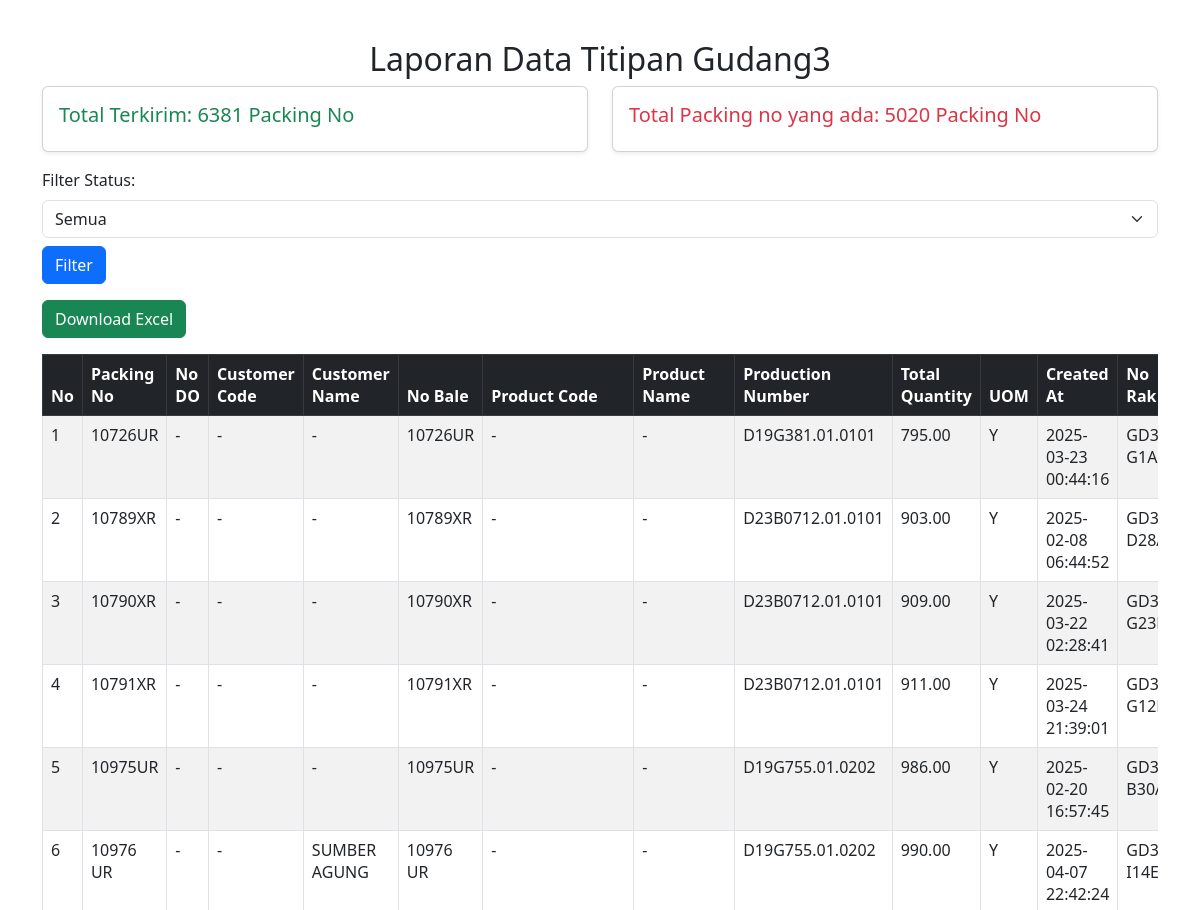
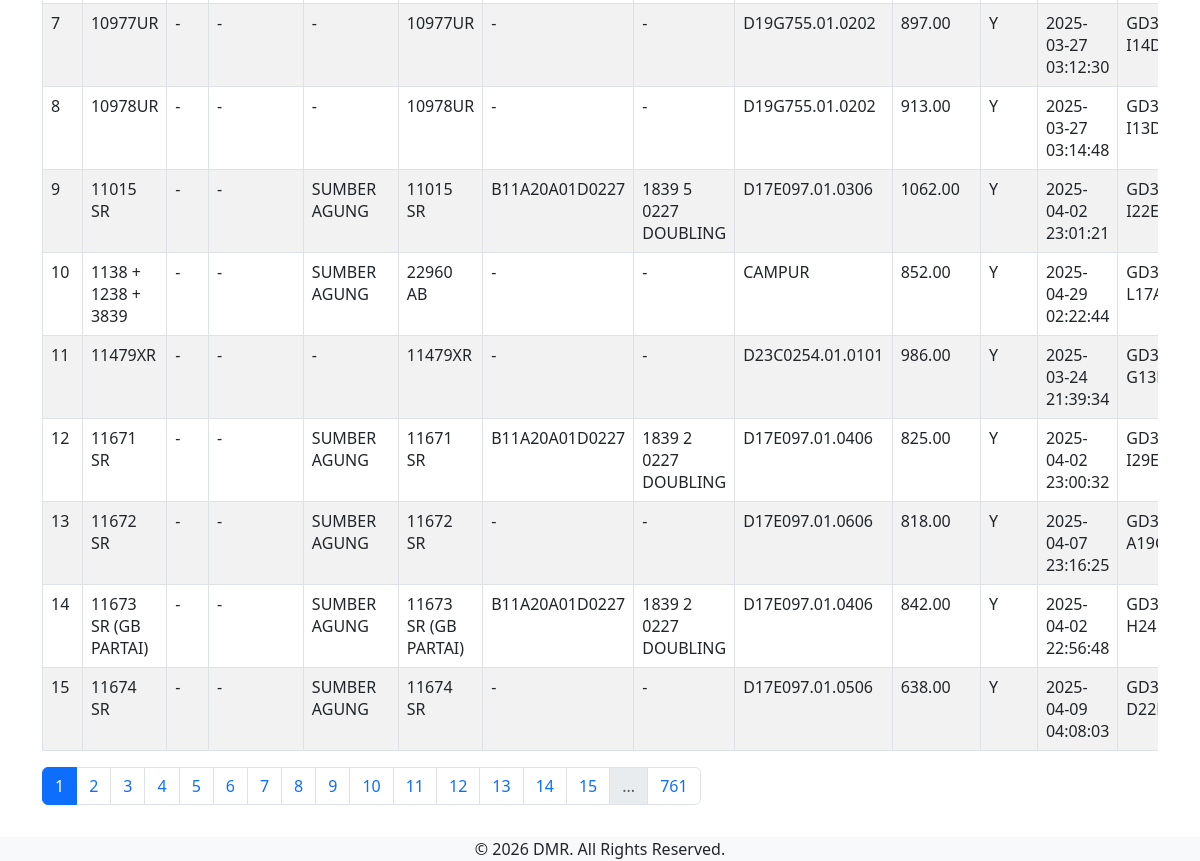
The app's page /laporan.php with its own data (2 pictures, top to bottom).
### tables this page shows
CREATE TABLE `whtrans_packing` (
  `transid` int(11) DEFAULT NULL,
  `packingno` varchar(50) NOT NULL,
  `wrhsid` int(11) NOT NULL,
  `no_do` varchar(50) DEFAULT NULL,
  `custcode` varchar(50) DEFAULT NULL,
  `custname` varchar(255) DEFAULT NULL,
  `nobale` varchar(50) DEFAULT NULL,
  `prodcode` varchar(50) DEFAULT NULL,
  `prodname` varchar(255) DEFAULT NULL,
  `prdnmbr` varchar(50) DEFAULT NULL,
  `totalqty` decimal(10,2) DEFAULT NULL,
  `uom` varchar(10) DEFAULT NULL,
  `created_at` timestamp NOT NULL DEFAULT current_timestamp(),
  `no_rak` varchar(255) DEFAULT NULL,
  `deskripsi` varchar(255) DEFAULT NULL,
  `nomor_surat_jalan` varchar(255) DEFAULT NULL,
  `tanggal_kirim` datetime DEFAULT NULL
);

### layout.php (called while the page is built, shortened)
<?php
function transferPackingAppRoot(): string
{
    return rtrim((string) ($_SERVER['DOCUMENT_ROOT'] ?? 'C:/xampp/htdocs'), '/\\') . '/gg_app';
}
function transferPackingFooter(): void
{
    $appRoot = transferPackingAppRoot();
    include $appRoot . '/includes/footer.php';
}
?>

### laporan.php (the view, shortened to what this page needs)
<?php
include 'db.php';
$status = isset($_GET['status']) ? $_GET['status'] : '';
$page = isset($_GET['page']) ? (int)$_GET['page'] : 1;
$limit = 15;
$offset = ($page - 1) * $limit;
$query_total_terkirim = "SELECT COUNT(*) AS total FROM whtrans_packing WHERE deskripsi = 'Sudah Dikirim'";
$query_total_belum = "SELECT COUNT(*) AS total FROM whtrans_packing WHERE deskripsi IS NULL OR deskripsi <> 'Sudah Dikirim'";
$result_terkirim = mysqli_query($conn, $query_total_terkirim);
$result_belum = mysqli_query($conn, $query_total_belum);
$total_terkirim = mysqli_fetch_assoc($result_terkirim)['total'];
$total_belum = mysqli_fetch_assoc($result_belum)['total'];
$query = "SELECT packingno, no_do, custcode, custname, nobale, prodcode, prodname, prdnmbr, totalqty, uom, created_at, no_rak, deskripsi, nomor_surat_jalan, tanggal_kirim FROM whtrans_packing";
$query .= " LIMIT $limit OFFSET $offset";
$result = mysqli_query($conn, $query);
?>
<?php require_once __DIR__ . '/layout.php'; transferPackingHeader(); ?>
<link rel="stylesheet" href="https://cdn.jsdelivr.net/npm/bootstrap@5.3.0/dist/css/bootstrap.min.css">
<div class="content-wrapper transfer-packing-page">
    <section class="content p-3">
    <div class="container mt-4">
        <h2 class="text-center">Laporan Data Titipan Gudang3</h2>
        <div class="row mb-3">
            <div class="col-md-6">
                <div class="card p-3 shadow-sm bg-white">
                    <h5 class="text-success">Total Terkirim: <?php echo $total_terkirim; ?> Packing No</h5>
                </div>
            </div>
            <div class="col-md-6">
                <div class="card p-3 shadow-sm bg-white">
                    <h5 class="text-danger">Total Packing no yang ada: <?php echo $total_belum; ?> Packing No</h5>
                </div>
            </div>
        </div>
        <form method="GET" action="" class="mb-3">
            <label for="status" class="form-label">Filter Status:</label>
            <select name="status" id="status" class="form-select">
                <option value="">Semua</option>
            </select>
            <button type="submit" class="btn btn-primary mt-2">Filter</button>
        </form>
        <a href="export_laporan.php?status=<?php echo $status; ?>" class="btn btn-success mb-3">Download Excel</a>
        <div class="table-responsive">
            <table class="table table-bordered table-striped">
                <thead class="table-dark">
                    <tr>
                        <th>No</th>
                        <th>Packing No</th>
                        <th>No DO</th>
                        <th>Customer Code</th>
                        <th>Customer Name</th>
                        <th>No Bale</th>
                        <th>Product Code</th>
                        <th>Product Name</th>
                        <th>Production Number</th>
                        <th>Total Quantity</th>
                        <th>UOM</th>
                        <th>Created At</th>
                        <th>No Rak</th>
                    </tr>
                </thead>
                <tbody>
                    <?php $no = $offset + 1; while ($row = mysqli_fetch_assoc($result)) { ?>
                        <tr>
                            <td><?php echo $no++; ?></td>
                            <td><?php echo $row['packingno']; ?></td>
                            <td><?php echo $row['no_do']; ?></td>
                            <td><?php echo $row['custcode']; ?></td>
                            <td><?php echo $row['custname']; ?></td>
                            <td><?php echo $row['nobale']; ?></td>
                            <td><?php echo $row['prodcode']; ?></td>
                            <td><?php echo $row['prodname']; ?></td>
                            <td><?php echo $row['prdnmbr']; ?></td>
                            <td><?php echo $row['totalqty']; ?></td>
                            <td><?php echo $row['uom']; ?></td>
                            <td><?php echo $row['created_at']; ?></td>
                            <td><?php echo $row['no_rak']; ?></td>
                        </tr>
                    <?php } ?>
                </tbody>
            </table>
        </div>
        <?php
        $total_query = "SELECT COUNT(*) AS total FROM whtrans_packing";
        $total_result = mysqli_query($conn, $total_query);
        $total_row = mysqli_fetch_assoc($total_result);
        $total_pages = ceil($total_row['total'] / $limit);
        $max_links = 15;
        $start_page = max(1, $page - floor($max_links / 2));
        $end_page = min($total_pages, $start_page + $max_links - 1);
        ?>
        <nav>
            <ul class="pagination">
                <?php for ($i = $start_page; $i <= $end_page; $i++) { ?>
                    <li class="page-item <?php if ($page == $i) echo 'active'; ?>">
                        <a class="page-link" href="?status=<?php echo $status; ?>&page=<?php echo $i; ?>"> <?php echo $i; ?> </a>
                    </li>
                <?php } ?>
                <?php if ($end_page < $total_pages) { ?>
                    <li class="page-item disabled"><span class="page-link">...</span></li>
                    <li class="page-item"><a class="page-link" href="?status=<?php echo $status; ?>&page=<?php echo $total_pages; ?>"><?php echo $total_pages; ?></a></li>
                <?php } ?>
            </ul>
        </nav>
    </div>
    </section>
</div>
<?php transferPackingFooter(); ?>

### footer.php (shortened to what this page needs)
<footer class="bg-light text-dark">
        <div class="text-center ">
            <p class="mb-0">&copy; <?php echo date("Y"); ?> DMR. All Rights Reserved.</p>
        </div>
</footer>

### records on screen
whtrans_packing: packingno "10726UR", no_do "-", custcode "-", custname "-", nobale "10726UR", prodcode "-", prodname "-", prdnmbr "D19G381.01.0101", totalqty "795.00", uom "Y", created_at "2025-03-23 00:44:16", no_rak "GD3 G1A"
whtrans_packing: packingno "10789XR", no_do "-", custcode "-", custname "-", nobale "10789XR", prodcode "-", prodname "-", prdnmbr "D23B0712.01.0101", totalqty "903.00", uom "Y", created_at "2025-02-08 06:44:52", no_rak "GD3…"
whtrans_packing: packingno "10790XR", no_do "-", custcode "-", custname "-", nobale "10790XR", prodcode "-", prodname "-", prdnmbr "D23B0712.01.0101", totalqty "909.00", uom "Y", created_at "2025-03-22 02:28:41", no_rak "GD3…"
whtrans_packing: packingno "10791XR", no_do "-", custcode "-", custname "-", nobale "10791XR", prodcode "-", prodname "-", prdnmbr "D23B0712.01.0101", totalqty "911.00", uom "Y", created_at "2025-03-24 21:39:01", no_rak "GD3…"
whtrans_packing: packingno "10975UR", no_do "-", custcode "-", custname "-", nobale "10975UR", prodcode "-", prodname "-", prdnmbr "D19G755.01.0202", totalqty "986.00", uom "Y", created_at "2025-02-20 16:57:45", no_rak "GD3…"
whtrans_packing: packingno "10976 UR", no_do "-", custcode "-", custname "SUMBER AGUNG", nobale "10976 UR", prodcode "-", prodname "-", prdnmbr "D19G755.01.0202", totalqty "990.00", uom "Y", created_at "2025-04-07 22:42:24", no_rak "GD3 I14E"
whtrans_packing: packingno "10977UR", no_do "-", custcode "-", custname "-", nobale "10977UR", prodcode "-", prodname "-", prdnmbr "D19G755.01.0202", totalqty "897.00", uom "Y", created_at "2025-03-27 03:12:30", no_rak "GD3…"
whtrans_packing: packingno "10978UR", no_do "-", custcode "-", custname "-", nobale "10978UR", prodcode "-", prodname "-", prdnmbr "D19G755.01.0202", totalqty "913.00", uom "Y", created_at "2025-03-27 03:14:48", no_rak "GD3…"
whtrans_packing: packingno "11015 SR", no_do "-", custcode "-", custname "SUMBER AGUNG", nobale "11015 SR", prodcode "B11A20A01D0227", prodname "1839 5 0227 DOUBLING", prdnmbr "D17E097.01.0306", totalqty "1062.00", uom "Y", created_at "2025-04-02 23:01:21", no_rak "GD3 I22E"
whtrans_packing: packingno "1138 + 1238 + 3839", no_do "-", custcode "-", custname "SUMBER AGUNG", nobale "22960 AB", prodcode "-", prodname "-", prdnmbr "CAMPUR", totalqty "852.00", uom "Y", created_at "2025-04-29 02:22:44", no_rak "GD3…"
whtrans_packing: packingno "11479XR", no_do "-", custcode "-", custname "-", nobale "11479XR", prodcode "-", prodname "-", prdnmbr "D23C0254.01.0101", totalqty "986.00", uom "Y", created_at "2025-03-24 21:39:34", no_rak "GD3…"
whtrans_packing: packingno "11671 SR", no_do "-", custcode "-", custname "SUMBER AGUNG", nobale "11671 SR", prodcode "B11A20A01D0227", prodname "1839 2 0227 DOUBLING", prdnmbr "D17E097.01.0406", totalqty "825.00", uom "Y", created_at "2025-04-02 23:00:32", no_rak "GD3 I29E"
whtrans_packing: packingno "11672 SR", no_do "-", custcode "-", custname "SUMBER AGUNG", nobale "11672 SR", prodcode "-", prodname "-", prdnmbr "D17E097.01.0606", totalqty "818.00", uom "Y", created_at "2025-04-07 23:16:25", no_rak "GD3…"
whtrans_packing: packingno "11673 SR (GB PARTAI)", no_do "-", custcode "-", custname "SUMBER AGUNG", nobale "11673 SR (GB PARTAI)", prodcode "B11A20A01D0227", prodname "1839 2 0227 DOUBLING", prdnmbr "D17E097.01.0406", totalqty "842.00", uom "Y", created_at "2025-04-02 22:56:48", no_rak "GD3…"
whtrans_packing: packingno "11674 SR", no_do "-", custcode "-", custname "SUMBER AGUNG", nobale "11674 SR", prodcode "-", prodname "-", prdnmbr "D17E097.01.0506", totalqty "638.00", uom "Y", created_at "2025-04-09 04:08:03", no_rak "GD3…"

### other values on screen
$total_terkirim "6381"
$total_belum "5020"
$total_pages "761"
